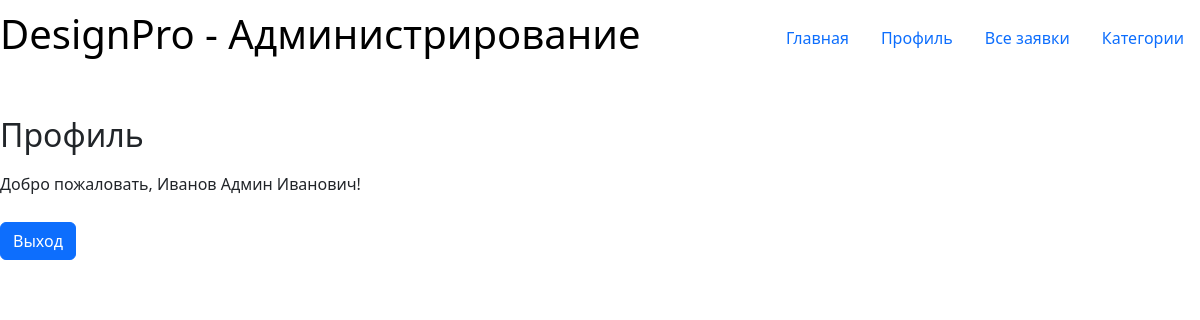
The app's page /designapp/profile/ (signed in), older data.
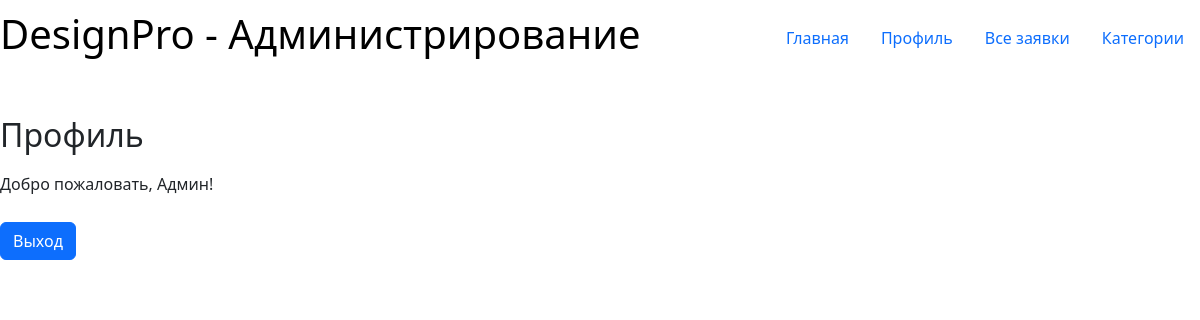
The same page, newer data.
### designapp/models.py (models this page shows)
class CustomUser(AbstractUser):
    full_name = models.CharField()
    email = models.EmailField(unique=True)

### designapp/views.py (the view)
# urls.py: path('profile/', views.profile, name='profile'),
def profile(request):
    return render(request, 'registration/profile.html')

### designapp/templates/registration/profile.html (shortened to what this page needs)
{% extends 'base.html' %}
{% block content %}
<section>
    <h2>Профиль</h2>
    <p>Добро пожаловать, {{ user.full_name }}!</p>
    <form action="{% url 'logout' %}" method="post">
        <button type="submit" class="btn btn-primary">Выход</button>
    </form>
</section>
{% endblock %}

Row changes from the older to the newer data that the page shows:
changed CustomUser: full_name "Иванов Админ Иванович" → "Админ"
